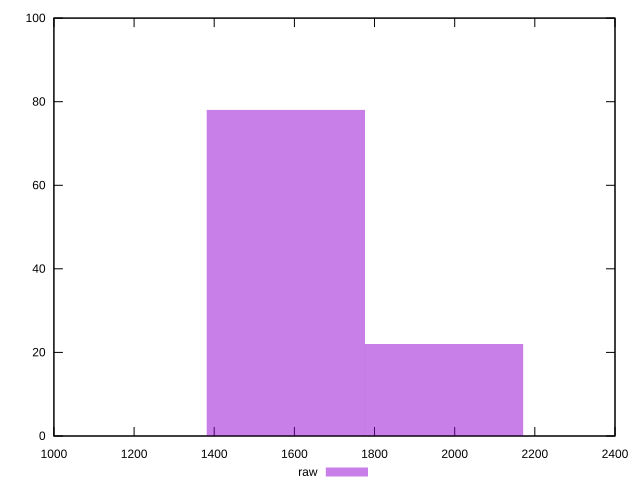

The script that saved this image:
reset
set terminal svg size 640, 490
set output "reprap/speed-index/samples/pages+cached+noexternal+nofonts+nosvg+noimg/raw/histogram.svg"

$raw <<EOF
1482.5545706418627 78
2223.831855962794 14
1853.1932133023283 8
EOF

set key outside below
set boxwidth 370.6386426604657
set yrange [0:100]
set style fill transparent solid 0.5 noborder

plot \
  $raw title "raw" with boxes, \


reset
